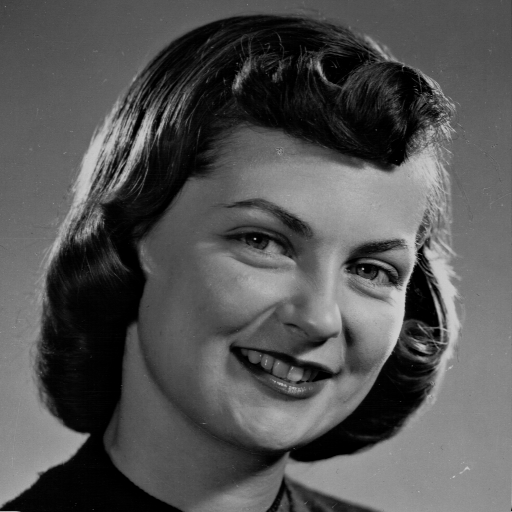
#> input picture Trabajo1_0226259_0226154/dataset/Girl Face.png, 512 x 512 px
$ jupyter execute --allow-errors main.ipynb
#> lines starting #> are read from the running program, lines starting #| are printed output that depends on the picture; after the words box and inside, x2 and y2 are one past the last pixel; in counts of white or black regions, pixels touching at a corner belong together; long printed decimals are rounded
[cell 1]
import cv2
import numpy as np
from matplotlib import pyplot as plt
from matplotlib.pyplot import figure
import math
from queue import Queue

[cell 2]
def getStats(Y, YPred, truth= 255):
    r""" returns the true positives, false positives, false negatives
    and true negatives given a Y, and YPred"""
    if(Y.size != YPred.size):
        raise Exception('Y adn YPred must have same size')
    Y2 = Y.flatten()
    YP = YPred.flatten()
    tp = 0
    fp = 0
    fn = 0
    tn = 0
    for a,b in zip(Y2, YP):
        if(a == 0):
            if(b == 0):
                tn += 1
            else:
                fp += 1
        elif(a == truth):
            if(b == truth):
                tp += 1
            else:
                fn += 1
    return tp, fp, fn, tn

[cell 3]
def histogramImg(mat, K=256):
    r"""Receives a single channel image in matrix form and
    returns a numpy array of size K, representing the histogram values
    of the image such that vec[x] = number of points in the image of value x"""
    vec = np.zeros(K)
    for row in mat:
        for value in row:
            vec[value] += 1
    return vec

[cell 4]
def setupPlots(numberPlots=1):
    r"""Setups a figure and returns the figure and axis.
    Receives the number of plots"""
    x = min(2, numberPlots)
    y = int((numberPlots+1)/2)
    #_ = figure(figsize=(10*x, y*6), dpi=80)
    fig, ax = plt.subplots(y,x, squeeze=False, figsize=(10*x, y*6), dpi=80)
    ax2 = []
    it = 0
    for yy in ax:
        for xx in yy:
            if(it == numberPlots):
                break
            ax2.append(xx)
            it += 1


    return fig, ax2

[cell 5]
def thresholdImage(img, range :tuple, value, remain = True):
    r"""Receives a single channel Image, a range, and the substitute value. Elements inside (inclusive)
    that range, gets their values replaced by the value specified.
    If remain==True, the remaining pixels conserve its value, otherwise the remaining pixels are reset 2 zero"""

    mask = np.bitwise_and(img<=range[1], img>=range[0])
    mask2 = np.bitwise_not(mask)
    if(remain == False):
        return mask*value
    else:
        return mask*value + img*mask2

[cell 6]
def negateImage(img, K=255):
    r"""Returns negated version of image in uint8!!!"""
    img2 = np.int16(img)
    img2 = img2*-1+K
    return np.uint8(img2)

## Part1

1.1) Download the Girl Face image and plot a histogram of the grey levels it contains.

 (Try plotting a histrogram of another grey scale image and comparing the difference)

[cell 7]
imgNames = ['Girl Face.png', 'Lena.bmp']
imgPath = '../dataset/'
imgs = []
N = len(imgNames)
for imgName in imgNames:
    imgBGR = cv2.imread(imgPath + imgName)
#> imgBGR is the input picture: shape (512, 512, 3); min 0, max 207, mean 83.6
    # imgBW = cv2.cvtColor(imgBGR, cv2.COLOR_BGR2GRAY)
    imgs.append(imgBGR)
fig, ax = setupPlots(N)
for axes, img, name in zip(ax, imgs, imgNames):
    axes.imshow(img)
    axes.set_title(name)
#> this loop made 2 passes
#> name on passes 1 to 2: 'Girl Face.png', 'Lena.bmp'

[cell 8]
histograms = []
colorRange = 256
for img in imgs:
    histogram = histogramImg(img, colorRange)
    histograms.append(histogram)
#> this loop made 2 passes
#> after the loop, histograms = 2 items
fig, ax = setupPlots(N)
for axes, hist, name in zip(ax, histograms, imgNames):
    axes.bar(np.arange(colorRange), hist)
    axes.set_title(name)

##### Comparison
The Girl face histogram has a lot of pixels in the darker spectrum (pixel values from 0 to 5). Also it doesn't have any pixels with value greater than 200. The image doesn have a uniform distribution in its histogram, and it can be assumed that it could use the range of the spectrum better. A Logarithmic Full Spectrum Stretch might be helpful to improve this image, since it needs to expand the dim values of the image.

#### Lena histogram
The leena histogram is more uniform, it is missing values in ranges from [0-20] and from [220-255]. This image could use a FHSH to improve

## Excercise 1.2)
1.2) Write a short program to threshold the image and try to identify a good threshold by trial and error. Create a ground truth segmentation

[cell 9]
img = imgs[0]
name = imgNames[0]
thresholds = [(0,x) for x in range(35,200,30)]
namesThreshold = [str(x[1]) for x in thresholds]
imgsThresh = []
for threshHold in thresholds:
    newImg = negateImage(thresholdImage(img, threshHold, colorRange-1, remain=False))
    imgsThresh.append(newImg)
#> this loop made 6 passes
#> pass 1, in thresholdImage, `mask = np.bitwise_and(img<=range[1], img>=range[0])`:
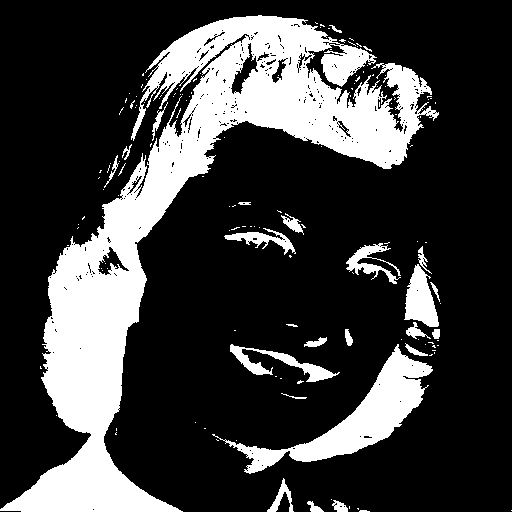
#> mask: shape (512, 512, 3) bool; 24% white; 145 white regions (121 under 20 px), largest, box (x1, y1, x2, y2) and area: (0, 15, 439, 512) 50398, (212, 344, 433, 474) 6584, (404, 264, 439, 327) 1319
#> after the loop, imgsThresh = 6 items

fig, ax = setupPlots(len(thresholds))
for axes, im, tr in zip(ax, imgsThresh, namesThreshold):
    axes.imshow(im)
    axes.set_title('Threshold = ' + tr)
#> this loop made 6 passes
#> tr on passes 1 to 6: '35', '65', '95', '125', '155', '185'

[cell 10]
groundTruthName = 'GroundTruthGirlFace.png'
groundTruth = cv2.imread(imgPath + groundTruthName)
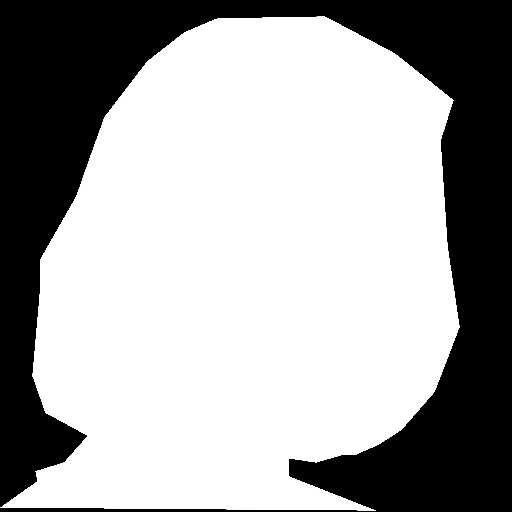
#> input picture Trabajo1_0226259_0226154/dataset/GroundTruthGirlFace.png, 512 x 512 px
#> groundTruth is the input picture: shape (512, 512, 3); min 0, max 255, mean 165.5
for i,a in enumerate(groundTruth):
    for j,b in enumerate(a):
        if(b[0] >= colorRange/2):
            groundTruth[i][j][0] = colorRange-1
            groundTruth[i][j][1] = colorRange-1
            groundTruth[i][j][2] = colorRange-1
        else:
            groundTruth[i][j][0] = 0
            groundTruth[i][j][1] = 0
            groundTruth[i][j][2] = 0
#> groundTruth: shape (512, 512, 3); 64.9% white; 1 black region, box (x1, y1, x2, y2) and area: (0, 0, 512, 512) 92031
goodThreshold = thresholdImage(img, (0,65), colorRange-1, False)
fig, ax = plt.subplots(1,3,squeeze=True, figsize=(30, 6), dpi=80)

ax[0].imshow(img)
ax[0].set_title(name)

ax[1].imshow(groundTruth)
ax[1].set_title(groundTruthName)

ax[2].imshow(goodThreshold)
ax[2].set_title('Threshold = 65')
plt.show()
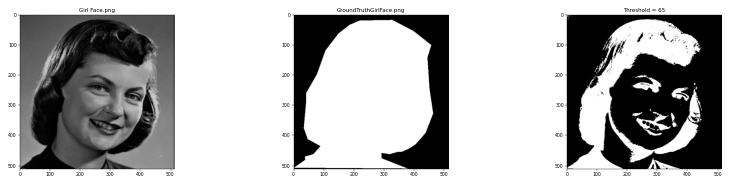
#> figure drawn by matplotlib, 3 panels

## Ejericio 1.3)
Use your ground truth segmentation to plot an ROC curve for your thresholding algorithm. What threshold does the ROC curve suggest does the ROC curve suggest? You may have to implement an algorithm to find the point closest to a desired Oparating Point. How does it compare to your trial and error estimate?

$$ \begin{align*} SegX[i] &= number\_ of\_ pixels\_ in\_ segment <= i \\
NSegX[i] &= number \_ of \_ pixels \_ out \_ of \_ segment <= i \\
TP(x) &= SegX[x] \\
FP(x) &= NSegX[x] \\
FN(x) &= SegX[ColorRange-1] - SegX[x] \\
TN(x) &= NSegX[ColorRange-1] - NSegX[x]

\end{align*}$$

$TP$ are True Positives, $FP$ False Positives, $TN$ True Negatives and $FN$ False Negatives

$$ \begin{align*} TPR &= \frac{TP}{TP + FN} \\
FPR &= \frac{FP}{FP + TN} \end{align*} $$
Where $TPR$ is the True positive Rate and $FPR$ is the false positive rate

Note: For inverse ROC curve excchange $TPR$ and $FPR$

[cell 11]
# Get FPR and TPR
SegX = np.zeros((colorRange))
#> SegX = 256 values from 0 to 0
NSegX = np.zeros((colorRange))
#> NSegX = 256 values from 0 to 0
for a,c in zip(groundTruth, img):
    for truth, pixel in zip(a, c):
        truth = truth[0]
        if(truth == colorRange-1):
            SegX[pixel] += 1
        elif(truth == 0):
            NSegX[pixel] += 1
        else:
            print('error')
#> after the loop, NSegX = 256 values, max 3644 at index 82, min 0 at index 13, mean 359.5; SegX = 256 values, max 6617 at index 2, min 0 at index 208, mean 664.5
for i in range(1,colorRange):
    SegX[i] += SegX[i-1]
    NSegX[i] += NSegX[i-1]
#> after the loop, NSegX = 256 values from 94 to 92031; SegX = 256 values from 6333 to 170113

def TPR(x):
#> called with x = 0
    FalseNegatives = SegX[colorRange-1]-SegX[x]
#> FalseNegatives = 163780
    return SegX[x]/(SegX[x] + FalseNegatives)

def FPR(x):
    TrueNegatives = NSegX[colorRange - 1]-NSegX[x]
    return NSegX[x]/(NSegX[x] + TrueNegatives)

def InverseTPR(x):
    TruePositives = SegX[colorRange-1]-SegX[x]
    FalseNegatives = SegX[x]
    return TruePositives/(TruePositives + FalseNegatives)

def InverseFPR(x):
    TrueNegatives = NSegX[x]
    FalsePositives = NSegX[colorRange-1]-NSegX[x]
    return FalsePositives/(FalsePositives + TrueNegatives)

[cell 12]
# Plot TPR and FPR for all thresholds
YY = [TPR(x) for x in range(colorRange)]
#> YY = 256 values from 0.0372 to 1
XX  = [FPR(x) for x in range(colorRange)]
#> in FPR, `TrueNegatives = NSegX[colorRange - 1]-NSegX[x]`: TrueNegatives = 91937
#> XX = 256 values from 0.00102 to 1
Y = [0]
X = [0]
Y.extend(YY)
X.extend(XX)
X2 = [InverseFPR(x) for x in range(colorRange)]
#> in InverseFPR, `TrueNegatives = NSegX[x]`: TrueNegatives = 94
#> in InverseFPR, `FalsePositives = NSegX[colorRange-1]-NSegX[x]`: FalsePositives = 91937
#> X2 = 256 values, max 0.999 at index 0, min 0 at index 199, mean 0.43
Y2 = [InverseTPR(x) for x in range(colorRange)]
#> in InverseTPR, `TruePositives = SegX[colorRange-1]-SegX[x]`: TruePositives = 163780
#> in InverseTPR, `FalseNegatives = SegX[x]`: FalseNegatives = 6333
#> Y2 = 256 values, max 0.963 at index 0, min 0 at index 207, mean 0.271
X2.append(0)
Y2.append(0)
fig, ax = plt.subplots(1,1,squeeze=True)
ax.plot(X,Y, label='Girl = pixel <= Threshold')
ax.plot(X2,Y2, label='Girl = pixel > Threshold')
#X3 = 1-np.array(X)
#Y3 = 1-np.array(Y)
#ax.plot(X3,Y3)
ax.legend()
ax.set_title('ROC curve for thresholding algorithm')
ax.set_xlabel('FPR')
ax.set_ylabel('TPR')
plt.show()
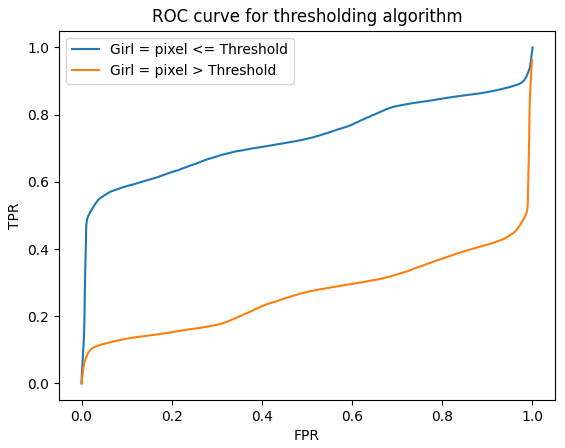
#> figure drawn by matplotlib, 1 panel

[cell 13]
#Calculate Distance from optimal point (Where TPR = 1 and FPR = 0) for all ROC points
disA = 1
disB = 1
maxA = -1
maxB = -1
disC = 1
maxC = -1
X3 = (1-np.array(X))
#> X3 = 257 values, max 1 at index 0, min 0 at index 200, mean 0.432
Y3 = (1-np.array(Y))
#> Y3 = 257 values, max 1 at index 0, min 0 at index 208, mean 0.273
for i in range(colorRange + 1):
    propA = (0-X[i])**2+(1-Y[i])**2
    propA = math.sqrt(propA)
    if(disA > propA):
        disA = propA
        maxA = i
    propB = (0-X2[i])**2+(1-Y2[i])**2
    propB = math.sqrt(propB)
    if(disB > propB):
        disB = propB
        maxB = i
#> this loop made 257 passes
#> (propA, disA, propB, disB) on pass 2: (0.963, 0.963, 1, 1)

    # [5 lines of commented-out code are left out]

print("Distance:", disA, "ThreshHold <= ",maxA-1)
#| Distance: 0.4212 ThreshHold <=  82
print("Distance:", disB, "ThreshHold >" ,maxB-1)
#| Distance: 0.8678 ThreshHold > 114
#print("Distance:", disC, "ThreshHold >" ,maxC-1)

[cell 14]
fig, ax = plt.subplots(1,1,squeeze=True)
ax.plot(X,Y, label='Girl = pixel <= Threshold')
ax.plot(X2,Y2, label='Girl = pixel > Threshold')
# [4 lines of commented-out code are left out]
ax.set_title('ROC curve for thresholding algorithm')
ax.set_xlabel('FPR')
ax.set_ylabel('TPR')
ax.scatter(X[83], Y[83], color=(1,0,0), label = 'Threshold <= 82', zorder = 100)
ax.scatter(X[66], Y[66], color=(.5,1,.5), label = 'Threshold <= 65', zorder=100)
ax.plot([0, X[83]], [1, Y[83]], c=(1,0,0), linestyle='dashed')
ax.legend()
plt.show()

[cell 15]
fig, ax = plt.subplots(1,1,squeeze=True)
ax.plot(X,Y, label='Girl = pixel <= Threshold')
ax.plot(X2,Y2, label='Girl = pixel > Threshold')
# [4 lines of commented-out code are left out]
ax.set_title('ROC curve for thresholding algorithm')
ax.set_xlabel('FPR')
ax.set_ylabel('TPR')
ax.scatter(X[66], Y[66], color=(1,0,1), label = 'Threshold <= 65')
#ax.plot([0, X[66]], [1, Y[66]], c=(1,0,1), linestyle='dashed')
ax.legend()
plt.show()

[cell 16]
groundTruthName = 'GroundTruthGirlFace.png'
goodThreshold = thresholdImage(img, (0, maxA-1), colorRange-1, False)
goodInvesrseThreshold = negateImage(thresholdImage(img, (0, maxB), colorRange-1, False))
#> in thresholdImage (call 9), `mask = np.bitwise_and(img<=range[1], img>=range[0])`:
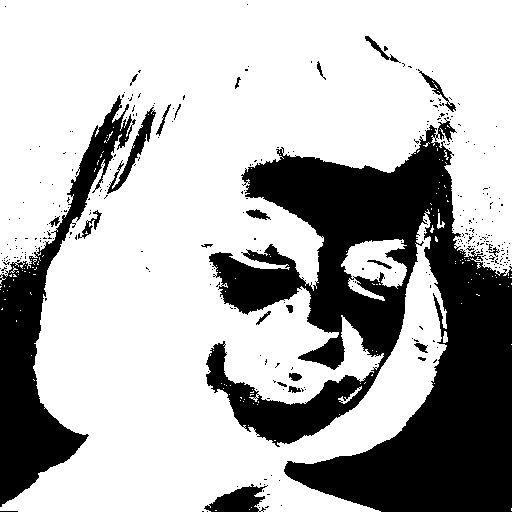
#> mask: shape (512, 512, 3) bool; 70.3% white; 340 black regions (316 under 20 px), largest, box (x1, y1, x2, y2) and area: (206, 118, 512, 512) 59743, (0, 95, 136, 507) 13944, (204, 484, 268, 512) 1023
fig, ax = plt.subplots(2,2,squeeze=True, figsize=(30, 6), dpi=80)
gTruth2 = groundTruth
ax[0][0].imshow(img)
ax[0][0].set_title(name)

ax[0][1].imshow(groundTruth)
ax[0][1].set_title(groundTruthName)

ax[1][0].imshow(goodThreshold)
ax[1][0].set_title('Threshold <=' + str(maxA-1))

ax[1][1].imshow(goodInvesrseThreshold)
ax[1][1].set_title('Threshold > ' + str(maxB))
#ax[1][1].imshow(secondThreshold)
#ax[1][1].set_title('Threshold >' + )

plt.show()
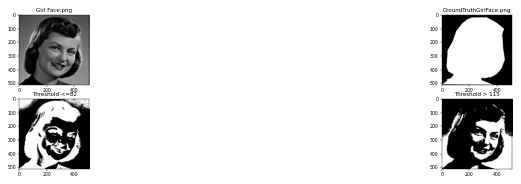
#> figure drawn by matplotlib, 4 panels

Conclusion. Threshold <=82 is the best threshold

### 2.1)
 Implement a region growing algorithm an compare its peerformance at sgmenting the face in the image above with the performance o the thresholding algorithm. Show the seed you chose

[cell 17]
# Initizalize Data structures
N, M, C = img.shape
regions = np.uint8(np.zeros((N,M)))
#> regions: shape (512, 512); every value is 0
dx = [0,1,0,-1]
dy = [1,0,-1,0] #Change this to do a 8 neighbor transversal
queue = Queue()

[cell 18]
# Initizaliaze Seed
thresholdGrow = 4
fig, ax = plt.subplots(1,1)
ax.imshow(img)
# [4 lines of commented-out code are left out]
seedX = [200, 200, 100, 300, 390, 100, 400]
seedY = [44, 300, 500, 500, 400, 150, 110]
colors = [(1,0,0), (0,1,0), (0,1,1), (1,1,0), (0,1,1), (1,0,1), (.7, .8, 0)]
for i,(x,y) in enumerate(zip(seedX, seedY)):
    queue.put((y, x))
ax.scatter(seedX, seedY, color = colors)
ax.set_title('Seeds Chosen')
plt.show()
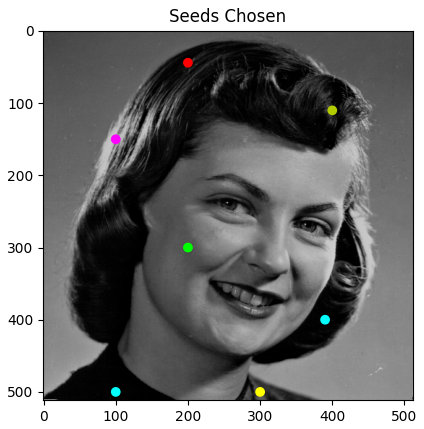
#> figure drawn by matplotlib, 1 panel

[cell 19]
print(img[:,:,0].shape)
#| (512, 512)
print(regions.shape)
#| (512, 512)

[cell 20]
# Iterate trhough neighbors
while (queue.qsize() > 0):
    AA = queue.get()
    y = AA[0]
    x = AA[1]
    regions[y][x] = 1
    for nx, ny in zip(dx, dy):
        nx = x + nx
        ny = y + ny
        if(ny < 0 or ny >= N or nx < 0 or nx >= M):
            continue
        if(regions[ny][nx] != 0 or abs(int(img[y][x][0])-int(img[ny][nx][0])) > thresholdGrow):
            continue
        regions[ny][nx] = 1
        queue.put((ny, nx))
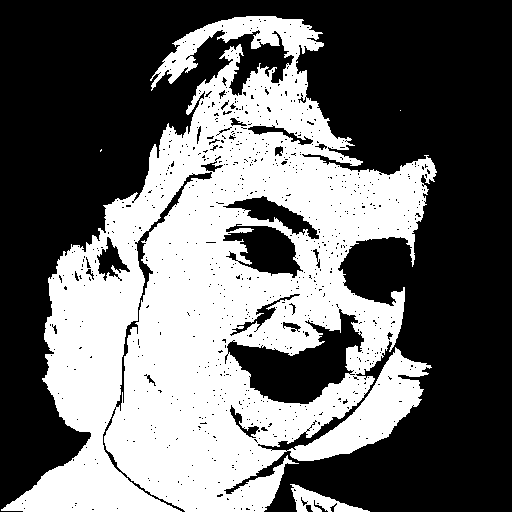
#> regions: shape (512, 512); values 0 (black) and 1 (white), 41.7% white; 4 white regions (2 under 20 px), largest, box (x1, y1, x2, y2) and area: (1, 16, 437, 512) 108438, (290, 484, 370, 512) 899

imgGrowing = np.multiply(img[:,:,0], regions)
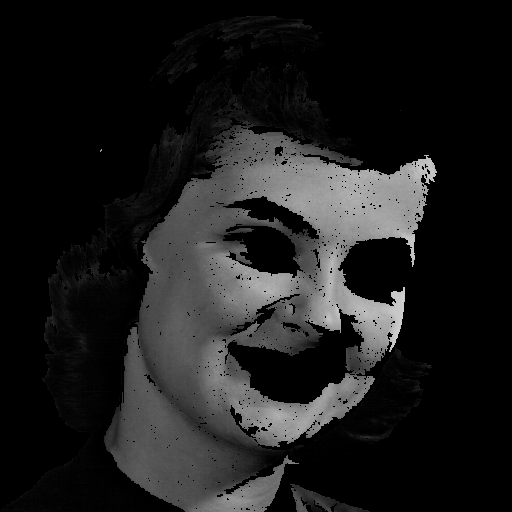
#> imgGrowing: shape (512, 512); min 0, max 207, mean 28.4
regions2 = regions.copy()
imgGrowing = negateImage(thresholdImage(regions2,(1,colorRange-1), colorRange-1))
plt.imshow(imgGrowing, cmap='Greys')
print(np.nonzero(regions != 1))
#> (printed output is left out)
print(imgGrowing[21][283])
#| 0
print(img[21, 283, 0])
#| 0

print(imgGrowing[22][283])
#| 0
print(img[22, 283, 0])
#| 5

print((img[:,:,0]*regions).shape)
#| (512, 512)
plt.title('4 Neighbors. Distance < 4. Region Growing')

[cell 21]
tp, fp, fn, tn = getStats(groundTruth[:,:,0], goodThreshold[:,:,0])
print('Stats for Thresholding Algorithm')
print('tp = ', tp)
#| tp =  103591
print('fp = ', fp)
#| fp =  14395
print('fn = ', fn)
#| fn =  66522
print('tn = ', tn)
#| tn =  77636
tpr = tp/(tp+fn)
fpr = fp/(fp+tn)
print('tpr =', tpr)
#| tpr = 0.609
print('fpr = ', fpr)
#| fpr =  0.1564

print('Distance to optimal point(0,1) =', np.linalg.norm(np.array([1,0])-np.array([tpr,fpr])))
#| Distance to optimal point(0,1) = 0.4212

[cell 22]
print('Stats for region growing algorithm')
tp, fp, fn, tn = getStats(groundTruth[:,:,0], negateImage(imgGrowing))
fig, (gt, ans) = setupPlots(2)
gt.imshow((groundTruth[:,:,0]), cmap='gray')
gt.set_title('ground truth')
ans.imshow(negateImage(imgGrowing), cmap='gray')
ans.set_title('region growing')
print('tp = ', tp)
#| tp =  108328
print('fp = ', fp)
#| fp =  1014
print('fn = ', fn)
#| fn =  61785
print('tn = ', tn)
#| tn =  91017
tpr = tp/(tp+fn)
fpr = fp/(fp+tn)
print('tpr =', tpr)
#| tpr = 0.6368
print('fpr = ', fpr)
#| fpr =  0.01102

print('Distance to optimal point(0,1) =', np.linalg.norm(np.array([1,0])-np.array([tpr,fpr])))
#| Distance to optimal point(0,1) = 0.3634
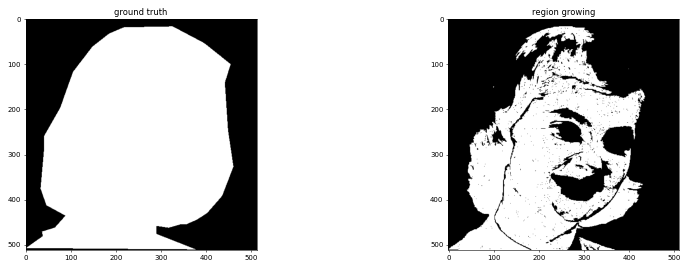
#> figure drawn by matplotlib, 2 panels

## 2.2) Mean shift

[cell 23]
pixels = np.zeros(colorRange)
valPixels = np.zeros(colorRange)
for i in img:
    for j in i:
        pixels[j[0]]+=1
        valPixels[j[0]]+= j[0]
#> (the rest of the program and of its run is left out)
